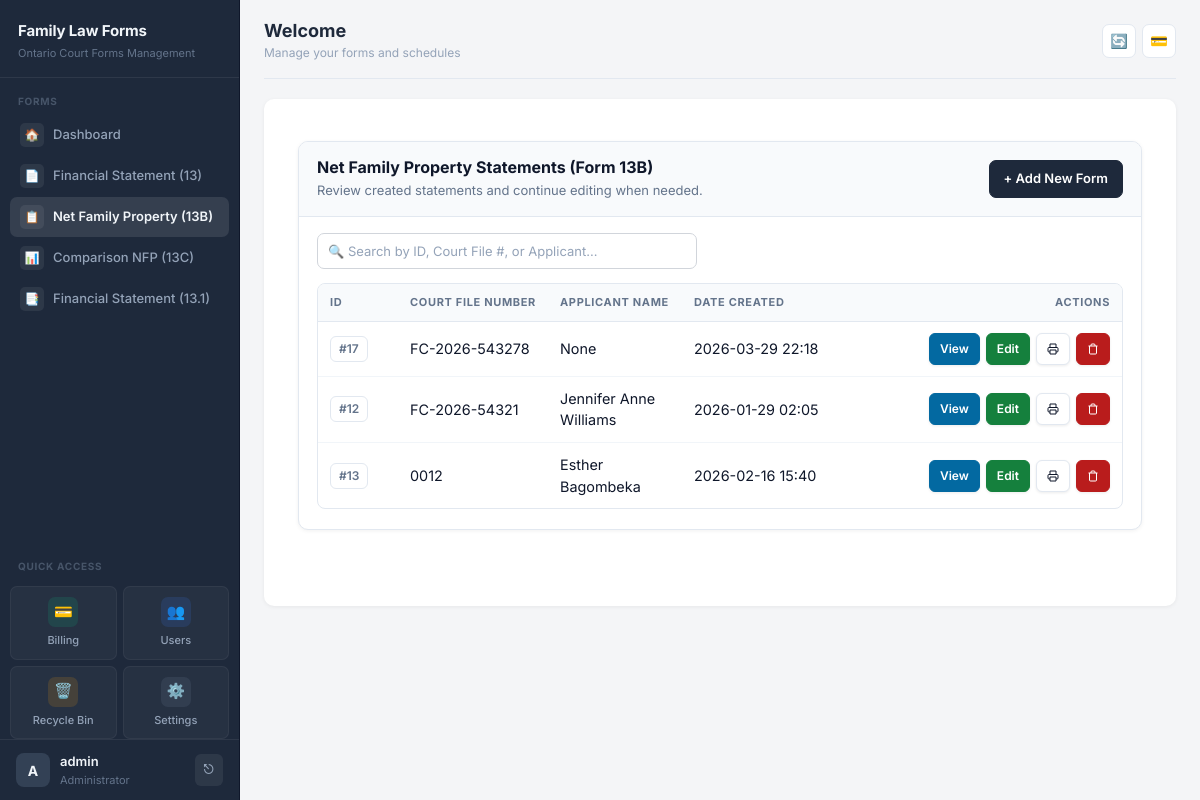
The page /forms/net-family-property-13b/list/ (signed in) on the database as committed earlier.
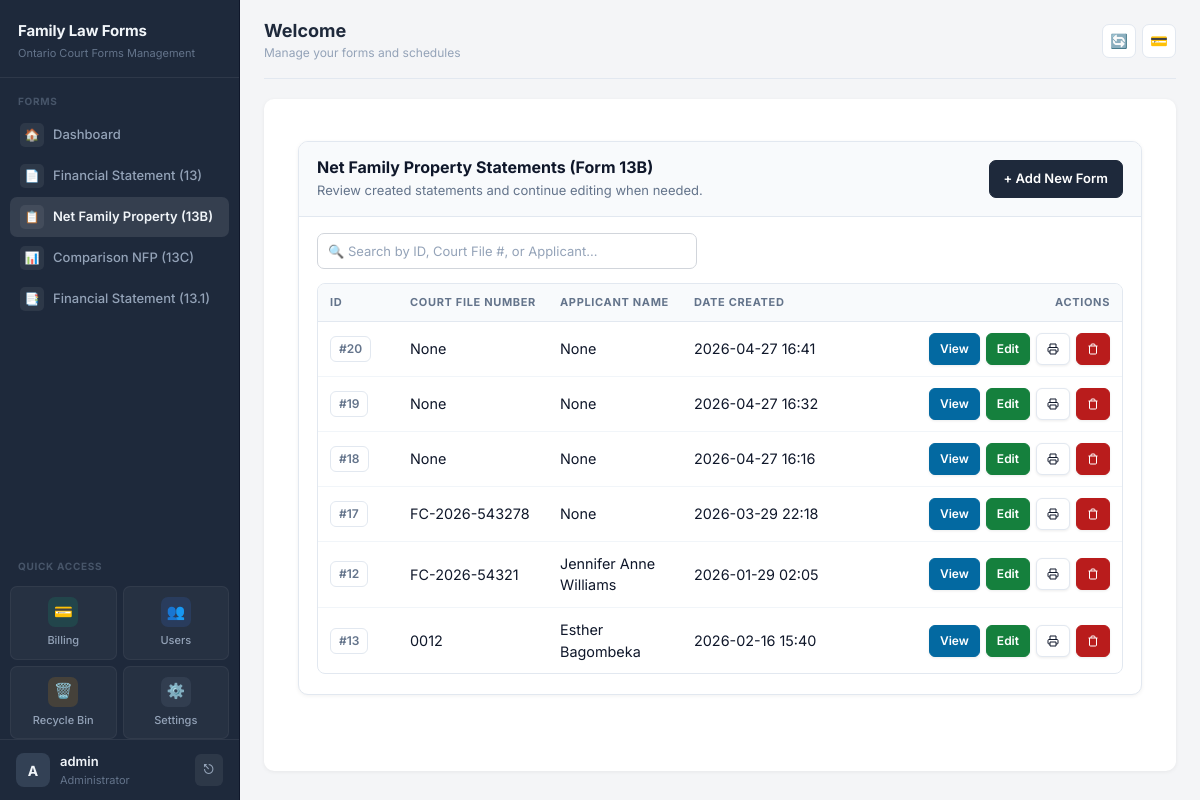
The same page on the database as committed later.
### forms/models.py (models this page shows, shortened)
class SoftDeleteMixin(models.Model):
    is_deleted = models.BooleanField(default=False)
    deleted_at = models.DateTimeField(null=True, blank=True)
    objects = SoftDeleteManager()
    all_objects = AllObjectsManager()
    deleted_objects = DeletedObjectsManager()
    class Meta:
        abstract = True

class NetFamilyProperty13B(SoftDeleteMixin, models.Model):
    court_file_number = models.CharField(max_length=100, blank=True, null=True)
    court_name = models.CharField(max_length=255, blank=True, null=True)
    court_address = models.CharField(max_length=255, blank=True, null=True)
    applicant_name = models.CharField(max_length=255, blank=True, null=True)
    applicant_address = models.TextField(blank=True, null=True)
    applicant_phone = models.CharField(max_length=100, blank=True, null=True)
    applicant_email = models.EmailField(blank=True, null=True)
    applicant_lawyer_name = models.CharField(max_length=255, blank=True, null=True)
    applicant_lawyer_address = models.TextField(blank=True, null=True)
    applicant_lawyer_phone = models.CharField(max_length=100, blank=True, null=True)
    applicant_lawyer_email = models.EmailField(blank=True, null=True)
    respondent_name = models.CharField(max_length=255, blank=True, null=True)
    respondent_address = models.TextField(blank=True, null=True)
    respondent_phone = models.CharField(max_length=100, blank=True, null=True)
    respondent_email = models.EmailField(blank=True, null=True)
    respondent_lawyer_name = models.CharField(max_length=255, blank=True, null=True)
    respondent_lawyer_address = models.TextField(blank=True, null=True)
    respondent_lawyer_phone = models.CharField(max_length=100, blank=True, null=True)
    respondent_lawyer_email = models.EmailField(blank=True, null=True)
    my_name = models.CharField(max_length=255, blank=True, null=True)
    valuation_date = models.DateField(blank=True, null=True)
    created_at = models.DateTimeField(auto_now_add=True)
    updated_at = models.DateTimeField(auto_now=True)
    class Meta:
        ordering = ["-updated_at", "-created_at"]

### forms/views.py (the view)
# urls.py: path('net-family-property-13b/list/', views.net_family_property_13b_list, name='net_family_property_13b_list'),
@login_required
def net_family_property_13b_list(request):
    forms = NetFamilyProperty13B.objects.all().order_by('-updated_at')
    return render(request, "forms/net_family_property_13b_list.html", {"forms": forms})

### forms/models.py (called while the page is built)
    def get_queryset(self):
        return super().get_queryset().filter(is_deleted=False)

### users/context_processors.py (called while the page is built, shortened)
def user_permissions(request):
    context = {
        'user_modules': {},
        'user_permissions': {},
    }
    if not request.user.is_authenticated:
        return context
    if request.user.is_superuser:
        modules = Module.objects.filter(is_active=True)
        context['user_modules'] = {m.code: True for m in modules}
        context['user_permissions'] = {
            m.code: {
                'view': True,
                'create': True,
                'edit': True,
                'delete': True,
                'print': True,
                'export': True,
            } for m in modules
        }
        return context

### forms/templates/forms/net_family_property_13b_list.html (shortened to what this page needs)
{% extends 'base.html' %}
{% block content %}
<div class="page-wrap">
  <div class="shell">
    <div class="header">
      <div class="title-block">
        <h2>Net Family Property Statements (Form 13B)</h2>
        <p>Review created statements and continue editing when needed.</p>
      </div>
      <a href="{% url 'net_family_property_13b_page1' %}" class="btn-modern btn-success-modern">
        + Add New Form
      </a>
    </div>
    <div class="content">
      <div class="search-box">
        <input type="text" class="search-input" id="searchInput" placeholder="🔍 Search by ID, Court File #, or Applicant...">
      </div>
      <div class="table-shell">
        <div class="table-responsive">
          <table class="modern">
            <thead>
              <tr>
                <th style="width:80px;">ID</th>
                <th>Court File Number</th>
                <th>Applicant Name</th>
                <th style="width:190px;">Date Created</th>
                <th style="width:250px; text-align:right;">Actions</th>
              </tr>
            </thead>
            <tbody>
              {% for form in forms %}
              <tr>
                <td><span class="chip">#{{ form.id }}</span></td>
                <td>{{ form.court_file_number }}</td>
                <td>{{ form.applicant_name }}</td>
                <td>{{ form.created_at|date:'Y-m-d H:i' }}</td>
                <td>
                  <div class="actions">
                    <a href="{% url 'net_family_property_13b_view' form.id %}" class="btn-mini btn-info-modern">View</a>
                    <a href="{% url 'net_family_property_13b_page1_edit' form.id %}" class="btn-mini btn-edit-modern">Edit</a>
                    <a href="{% url 'net_family_property_13b_print' form.id %}" class="btn-mini" target="_blank"><svg width="12" height="12" fill="none" stroke="currentColor" stroke-width="2" viewBox="0 0 24 24" style="vertical-align: -1px;"><path d="M6 9V2h12v7M6 18H4a2 2 0 01-2-2v-5a2 2 0 012-2h16a2 2 0 012 2v5a2 2 0 01-2 2h-2M6 14h12v8H6z"/></svg></a>
                    {% if request.user.is_staff or request.user.is_superuser %}
                    <a href="{% url 'net_family_property_13b_delete' form.id %}" class="btn-mini btn-delete-modern"><svg width="12" height="12" fill="none" stroke="currentColor" stroke-width="2" viewBox="0 0 24 24" style="vertical-align: -1px;"><path d="M3 6h18M19 6v14a2 2 0 01-2 2H7a2 2 0 01-2-2V6m3 0V4a2 2 0 012-2h4a2 2 0 012 2v2"/></svg></a>
                    {% endif %}
                  </div>
                </td>
              </tr>
              {% empty %}
              <tr>
                <td colspan="5" class="empty">No forms found.</td>
              </tr>
              {% endfor %}
            </tbody>
          </table>
        </div>
      </div>
    </div>
  </div>
</div>
{% endblock %}

Rows that differ between the two databases and show on the page:
added NetFamilyProperty13B: id "20", court_file_number "None", applicant_name "None", created_at "2026-04-27 16:41"
added NetFamilyProperty13B: id "19", court_file_number "None", applicant_name "None", created_at "2026-04-27 16:32"
added NetFamilyProperty13B: id "18", court_file_number "None", applicant_name "None", created_at "2026-04-27 16:16"
